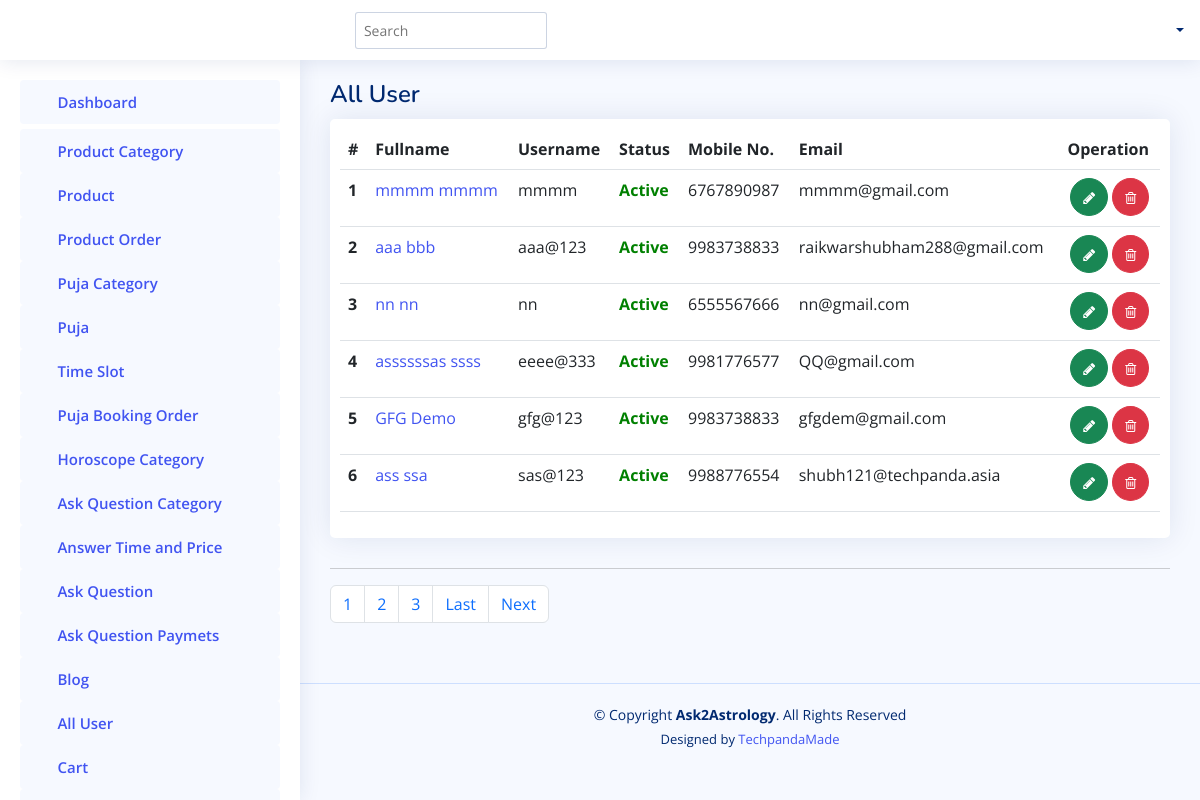
The page /admin-panel/getusers/ on the database its author committed.
### accounts/models.py (models this page shows)
class User(AbstractUser):
    is_user = models.BooleanField(default=False)
    contactno = models.CharField(max_length=12, null=True)
    profilepicture = models.ImageField(upload_to=filepath, blank=True, null=True)
    gender = models.CharField(max_length=12, null=True)
    language = models.CharField(max_length=50, null=True)
    dateofbirth = models.CharField(max_length=20, null=True)
    marital_status = models.CharField(max_length=50, null=True)
    timeofbirth = models.CharField(max_length=20, null=True)
    placeofbirth = models.CharField(max_length=100, null=True)
    currentaddress = models.CharField(max_length=300, null=True)
    mobileno = models.CharField(max_length=300, null=True)
    countrycode = models.CharField(max_length=50, null=True)
    houseno = models.CharField(max_length=300, null=True)
    area = models.CharField(max_length=300, null=True)
    landmark = models.CharField(max_length=300, null=True)
    pincode = models.CharField(max_length=300, null=True)
    towncity = models.CharField(max_length=300, null=True)
    state = models.CharField(max_length=300, null=True)

### adminapp/views.py (the view)
# urls.py: path('getusers/',views.GetAllUsers),
def GetAllUsers(request):
    if 'q' in request.GET:
        q = request.GET['q']
        multiple_q = Q(Q(first_name__contains=q) | Q(last_name__contains=q) | Q(username__contains=q) | Q(contactno__contains=q))
        data = User.objects.filter(multiple_q)
        context = {
            'data': data,
        }
        return render(request, "admintemp/searchuser-table.html",context)
    else:
        users = User.objects.filter(is_user=True, is_superuser=False).order_by('-id')
        paginator = Paginator(users, 6)
        page_number = request.GET.get('page')
        all_lead = paginator.get_page(page_number)
        totalpage = all_lead.paginator.num_pages
        context = {
            'all_lead':all_lead,
            'lastpage':totalpage,
            'totalPagelist':[n+1 for n in range(totalpage)],
            'users':users
        }
        return render(request, "admintemp/user-table.html", context)

### templates/admintemp/user-table.html (shortened to what this page needs)
{% extends 'admintemp/index.html' %}
{% load static %}
{% block content2 %}
<div class="search-bar">
  <form class="search-form d-flex align-items-center" method="get">
    <input type="search"  name="q" placeholder="Search" title="Enter search keyword">
    <button type="submit" title="Search"><i class="bi bi-search"></i></button>
  </form>
</div>
{% endblock content2 %}
  {% block content %}
  <main id="main" class="main">
    <div class="pagetitle">
      <h1>All User</h1>
    </div>
    <section class="section">
      <div class="row">
        <div class="col-lg-12">
          <div class="card">
            <div class="card-body" style="padding:10px;">
              <table class="table">
                <thead>
                  <tr>
                    <th scope="col">#</th>
                    <th scope="col">Fullname</th>
                    <th scope="col">Username</th>
                    <th scope="col">Status</th>
                    <th scope="col">Mobile No.</th>
                    <th scope="col">Email</th>
                    <th scope="col">Operation</th>
                  </tr>
                </thead>
                <tbody>
                  {% for ky in all_lead %}
                  <tr>
                    <th scope="row">{{forloop.counter}}</th>
                    <td><a href="{% url 'prof' id=ky.id %}">{{ ky.first_name }} {{ ky.last_name }}</a></td>
                    <td>{{ ky.username }}</td>
                    <td>
                      {% if ky.is_active == True %}
                      <p style="color:green;font-weight:bold;">Active</p>
                      {% else %}
                      <p style="color:red;font-weight:bold;">Inactive</p>
                      {% endif %}
                    </td>
                    <td>{{ ky.contactno }}</td>
                    <td>{{ ky.email }}</td>
                    <td style="text-align: center;"><a class="btn btn-success" style="border-radius:50%;" href="{% url 'update_user' id=ky.id %}"> <i class="fa fa-pencil" style="font-size: 14px;"> </i> </a>
                      <a class="btn btn-danger" style="border-radius:50%;" href="{% url 'del_user' id=ky.id %}"><i class="fa fa-trash-o" style="font-size: 14px;"></i></a>
                    </td>
                    </tr>
                  {% endfor %}
                </tbody>
              </table>
            </div>
          </div>
           <hr>
                <nav aria-label="Page navigation example">
                    <ul class="pagination">
                    {% for n in totalPagelist %}
                      <li class="page-item">
                        <a class="page-link" href="/admin-panel/getusers/?page={{n}}">{{n}}</a>
                    </li>
                    {% endfor %}
                    {% if all_lead.has_next %}
                    <li class="page-item">
                        <a class="page-link" href="/admin-panel/getusers/?page={{ lastpage }}">Last</a>
                    </li>
                      <li class="page-item">
                        <a class="page-link" href="/admin-panel/getusers/?page={{ all_lead.next_page_number }}">Next</a>
                    </li>
                    {% endif %}
                    </ul>
                  </nav>
      </div>
    </section>
  </main>
  {% endblock content %}

### static/assets2/css/style.css (style rules this page uses)
:root { scroll-behavior: smooth; }
body { font-family: "Open Sans", sans-serif; background: #f6f9ff; color: #444444; }
a { color: #4154f1; text-decoration: none; }
h1, h2, h3, h4, h5, h6 { font-family: "Nunito", sans-serif; }
#main { margin-top: 60px; padding: 20px 30px; transition: all 0.3s; }
.pagetitle { margin-bottom: 10px; }
.pagetitle h1 { font-size: 24px; margin-bottom: 0; font-weight: 600; color: #012970; }
.card { margin-bottom: 30px; border: none; border-radius: 5px; box-shadow: 0px 0 30px rgba(1, 41, 112, 0.1); }
.card-body { padding: 0 20px 20px 2 0px; }
.header .search-bar { min-width: 360px; padding: 0 20px; }
.header .search-form { width: 100%; }
.header .search-form input { border: 0; font-size: 14px; color: #012970; border: 1px solid rgba(1, 41, 112, 0.2); padding: 7px 38px 7px 8px; border-radius: 3px; transition: 0.3s; width: 60%; }
.header .search-form button { border: 0; padding: 0; margin-left: -30px; background: none; }
.header .search-form button i { color: #012970; }
@media (min-width: 1200px) { #main, #footer { margin-left: 300px; } }

### rows shown on the page
User: first_name "mmmm", last_name "mmmm", username "mmmm", is_active "Active", contactno "6767890987", email "mmmm@gmail.com"
User: first_name "aaa", last_name "bbb", username "aaa@123", is_active "Active", contactno "9983738833", email "raikwarshubham288@gmail.com"
User: first_name "nn", last_name "nn", username "nn", is_active "Active", contactno "6555567666", email "nn@gmail.com"
User: first_name "assssssas", last_name "ssss", username "eeee@333", is_active "Active", contactno "9981776577", email "QQ@gmail.com"
User: first_name "GFG", last_name "Demo", username "gfg@123", is_active "Active", contactno "9983738833", email "gfgdem@gmail.com"
User: first_name "ass", last_name "ssa", username "sas@123", is_active "Active", contactno "9988776554", email "shubh121@techpanda.asia"

### other values the page prints
{{ n }} "1" "2" "3"
